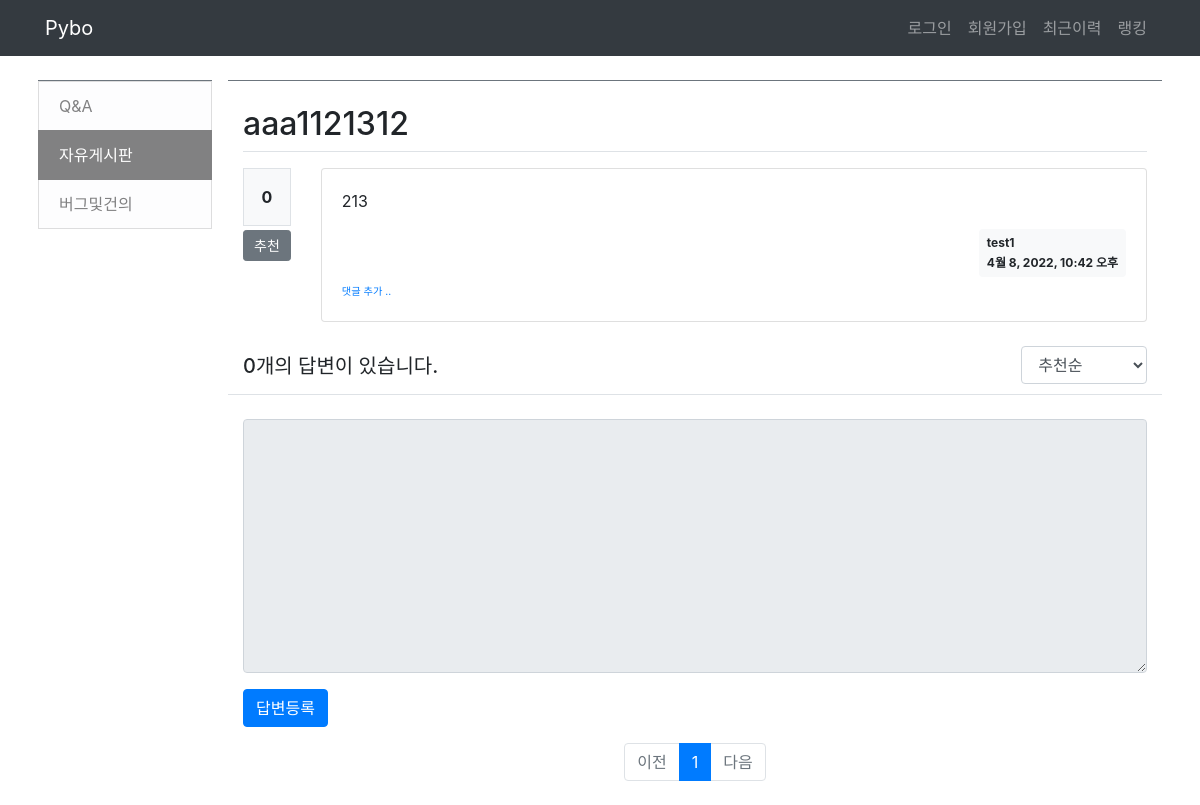
/pybo/question/detail/5/, run on an earlier commit of the app's database.
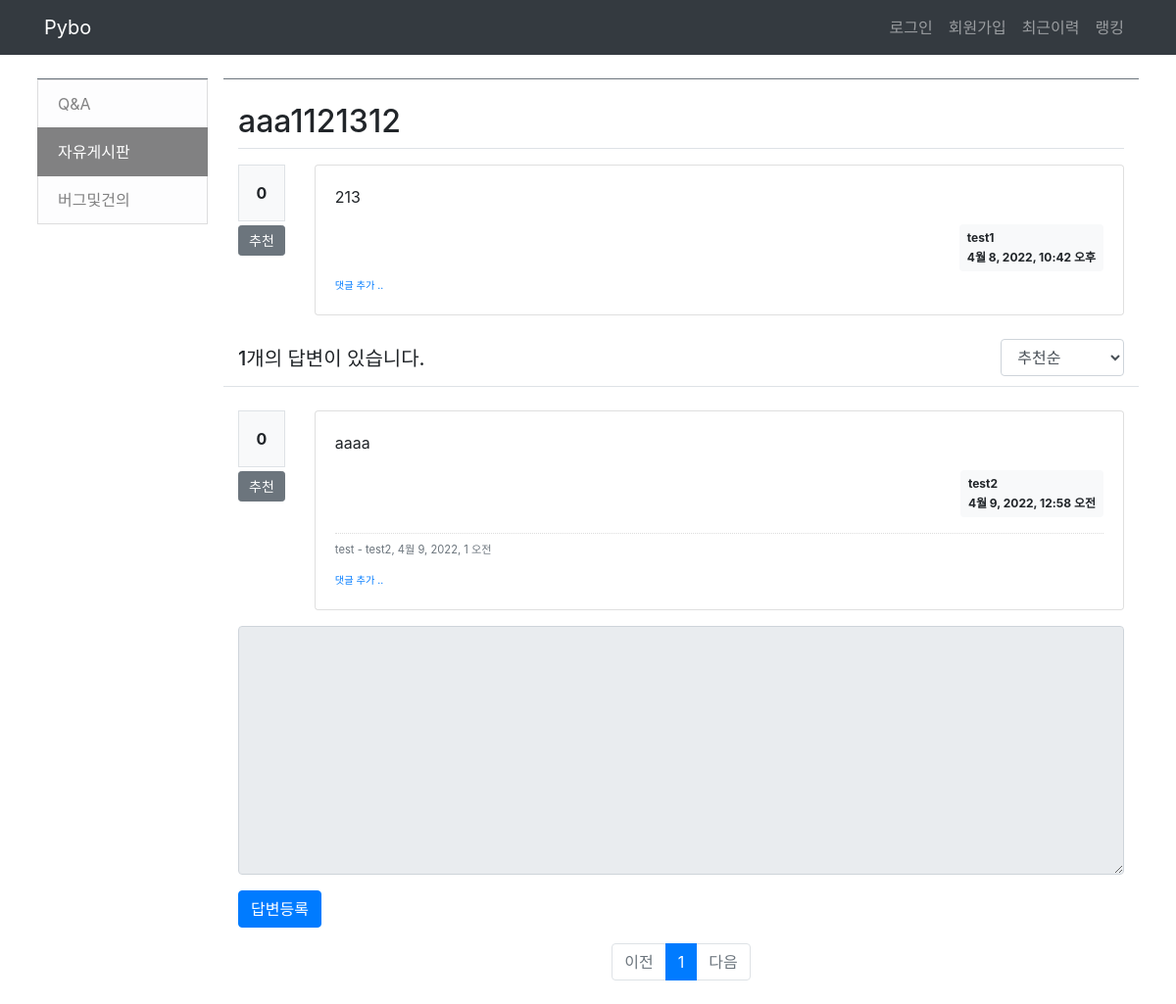
And on a later commit of the database.
### pybo/models.py (models this page shows, shortened)
class Question(models.Model):
    class Meta:
        ordering = ['id']
    author = models.ForeignKey(User, on_delete=models.CASCADE, related_name='author_question')
    subject = models.CharField(max_length=200)
    content = models.TextField()
    create_date = models.DateTimeField(auto_now_add=True, blank=True)
    modify_date = models.DateTimeField(null=True, blank=True)
    voter = models.ManyToManyField(User, related_name='voter_question', blank=True)
    category = models.ForeignKey(Category, on_delete=models.CASCADE, related_name='category_question')
    view_count = models.IntegerField(null=True, blank=True, default=0)
    notice = models.BooleanField(default=False)  # 공지사항 여부
    def get_absolute_url(self):
        return reverse('pybo:detail', args=[self.id])

class Answer(models.Model):
    author = models.ForeignKey(User, on_delete=models.CASCADE, related_name='author_answer')
    question = models.ForeignKey(Question, on_delete=models.CASCADE)
    content = models.TextField()
    create_date = models.DateTimeField()
    modify_date = models.DateTimeField(null=True, blank=True)
    voter = models.ManyToManyField(User, related_name='voter_answer')

class Comment(models.Model):
    author = models.ForeignKey(User, on_delete=models.CASCADE)
    content = models.TextField()
    create_date = models.DateTimeField()
    modify_date = models.DateTimeField(null=True, blank=True)
    question = models.ForeignKey(Question, null=True, blank=True, on_delete=models.CASCADE)
    answer = models.ForeignKey(Answer, null=True, blank=True, on_delete=models.CASCADE)

### pybo/views/base_views.py (the view)
# urls.py: path('question/detail/<int:question_id>/', base_views.detail, name='detail'),
def detail(request, question_id):
    question = get_object_or_404(Question, pk=question_id)
    page = request.GET.get('page', '1')
    so = request.GET.get('so', 'recommend')
    if so == 'recommend':
        answer_list = Answer.objects.filter(question=question).annotate(num_voter=Count('voter')).order_by('-num_voter', '-create_date')
    else:
        answer_list = Answer.objects.filter(question=question).order_by('-create_date')
    paginator = Paginator(answer_list, 5)
    page_obj = paginator.get_page(page)
    context = {'question': question, 'answer_list': page_obj, 'page': page, 'so': so, 'category': question.category}
    return render(request, 'pybo/question_detail.html', context)

### pybo/templatetags/pybo_filter.py (called while the page is built)
@register.filter()
def mark(value):
    extensions = ["nl2br", "fenced_code"]
    return mark_safe(markdown.markdown(value, extensions=extensions))

### templates/pybo/question_detail.html (shortened to what this page needs)
{% extends 'base.html' %}
{% load pybo_filter %}
{% block content %}
<div class="container my-3">
    <h2 class="border-bottom py-2">{{ question.subject }}</h2>
    <div class="row my-3">
        <div class="col-1">
            <div class="bg-light text-center p-3 border font-weight-bolder mb-1">{{question.voter.count}}</div>
            <a href="#" data-uri="{% url 'pybo:vote_question' question.id  %}"
               class="recommend btn btn-sm btn-secondary btn-block my-1">추천</a>
        </div>
        <div class="col-11">
            <div class="card">
                <div class="card-body">
                    <div class="card-text">{{ question.content|mark }}</div>
                    <div class="d-flex justify-content-end">
                        <div class="badge badge-light p-2 text-left">
                            <div class="mb-2">{{ question.author.username }}</div>
                            <div>{{ question.create_date }}</div>
                        </div>
                    </div>
                    <div>
                        <a href="{% url 'pybo:comment_create_question' question.id  %}"
                           class="small"><small>댓글 추가 ..</small></a>
                    </div>
                </div>
            </div>
        </div>
    </div>
    <div class="row justify-content-between border-bottom my-4">
        <div class="col-4 py-2">
            <h5>{{ question.answer_set.count}}개의 답변이 있습니다.</h5>
        </div>
        <div class="col-2">
            <select class="form-control so">
                <option value="recommend" {% if so == 'recommend' %}selected{% endif %}> 추천순 </option>
            </select>
        </div>
    </div>
    {% for answer in answer_list %}
    <div class="row my-3">
        <div class="col-1">
            <div class="bg-light text-center p-3 border font-weight-bolder mb-1">{{answer.voter.count}}</div>
            <a href="#" data-uri="{% url 'pybo:vote_answer' answer.id  %}"
                class="recommend btn btn-sm btn-secondary btn-block my-1">추천</a>
        </div>
        <div class="col-11">
            <div class="card">
                <div class="card-body">
                    <div class="card-text">{{ answer.content|mark }}</div>
                    <div class="d-flex justify-content-end">
                        <div class="badge badge-light p-2 text-left">
                            <div class="mb-2">{{ answer.author.username }}</div>
                            <div>{{ answer.create_date }}</div>
                        </div>
                    </div>
                    {% if answer.comment_set.count > 0 %}
                    <div class="mt-3">
                    {% for comment in answer.comment_set.all %}
                        <div class="comment py-2 text-muted">
                            <span style="white-space: pre-line;">{{ comment.content }}</span>
                            <span>
                                - {{ comment.author }}, {{ comment.create_date }}
                            </span>
                        </div>
                    {% endfor %}
                    </div>
                    {% endif %}
                    <div>
                        <a href="{% url 'pybo:comment_create_answer' answer.id  %}"
                           class="small"><small>댓글 추가 ..</small></a>
                    </div>
                </div>
            </div>
        </div>
    </div>
    {% endfor %}
    <form action="{% url 'pybo:answer_create' question.id %}" method="post" class="my-3">
        <div class="form-group">
            <textarea {% if not user.is_authenticated %}disabled{% endif %}
              name="content" id="content" class="form-control" rows="10"></textarea>
        </div>
        <input type="submit" value="답변등록" class="btn btn-primary">
    </form>
</div>
    <ul class="pagination justify-content-center">
        {% if answer_list.has_previous %}
        <li class="page-item">
            <a class="page-link" data-page="{{ answer_list.previous_page_number }}" href="#">이전</a>
        </li>
        {% else %}
        <li class="page-item disabled">
            <a class="page-link" tabindex="-1" aria-disabled="true" href="#">이전</a>
        </li>
        {% endif %}
        {% for page_number in answer_list.paginator.page_range %}
            {% if page_number >= answer_list.number|add:-5 and page_number <= answer_list.number|add:5 %}
                {% if page_number == answer_list.number %}
                <li class="page-item active" aria-current="page">
                    <a class="page-link" data-page="{{ page_number }}" href="#">{{ page_number }}</a>
                </li>
                {% else %}
                <li class="page-item">
                    <a class="page-link" data-page="{{ page_number }}" href="#">{{ page_number }}</a>
                </li>
                {% endif %}
            {% endif %}
        {% endfor %}
        {% if answer_list.has_next %}
        <li class="page-item">
            <a class="page-link" data-page="{{ answer_list.next_page_number }}" href="#">다음</a>
        </li>
        {% else %}
        <li class="page-item disabled">
            <a class="page-link" tabindex="-1" aria-disabled="true" href="#">다음</a>
        </li>
        {% endif %}
    </ul>
{% endblock %}

### templates/base.html (shortened to what this page needs)
{% load static %}
<!doctype html>
<html lang="ko">
<head>
    <link rel="stylesheet" type="text/css" href="{% static 'bootstrap.min.css' %}">
    <link rel="stylesheet" type="text/css" href="{% static 'style.css' %}">
    <link href="https://cdnjs.cloudflare.com/ajax/libs/font-awesome/6.1.1/css/all.min.css" rel="stylesheet">
</head>
<body>
{% include "navbar.html" %}
<div class="container mt-3">
    <div class="row">
        <div class="col-sm-12 col-md-3 col-lg-2 p-2">
            {% include "sidebar.html" %}
        </div>
        <div class="col-sm-12 col-md-9 col-lg-10 p-2">
            <div id="content" class="border-top border-secondary">
                <div class="content_block">
                    {% block content %}
                    {% endblock %}
                </div>
            </div>
        </div>
    </div>
</div>
</body>
</html>

### templates/navbar.html (shortened to what this page needs)
<nav class="navbar navbar-expand-lg navbar-dark bg-dark ">
    <div class="container">
        <a class="navbar-brand" href="{% url 'pybo:index' %}">Pybo</a>
        <div class="collapse navbar-collapse flex-grow-0" id="navbarNav">
            <ul class="navbar-nav ml-auto">
                <li class="nav-item">
                    {% if user.is_authenticated %}
                    <a class="nav-link" href="{% url 'common:logout' %}">{{ user.username }} (로그아웃)</a>
                    {% else %}
                    <a class="nav-link" href="{% url 'common:login' %}">로그인</a>
                    {% endif %}
                </li>
                <li class="nav-item">
                    <a class="nav-link" href="{% url 'common:signup' %}">회원가입</a>
                </li>
                <li class="nav-item">
                    <a class="nav-link" href="#">최근이력</a>
                </li>
                <li class="nav-item">
                    <a class="nav-link" href="#">랭킹</a>
                </li>
            </ul>
        </div>
    </div>
</nav>

### templates/sidebar.html
<nav id="sidebar" class="border-top border-secondary">
    <div class="list-group">
        <a class="rounded-0 list-group-item list-group-item-action list-group-item-light {% if category.name == 'qna'  %}active{% endif %}" href="{% url 'pybo:index' 'qna' %}">Q&A</a>
        <a class="rounded-0 list-group-item list-group-item-action list-group-item-light {% if category.name == 'free' %}active{% endif %}" href="{% url 'pybo:index' 'free' %}">자유게시판</a>
        <a class="rounded-0 list-group-item list-group-item-action list-group-item-light {% if category.name == 'bug' %}active{% endif %}" href="{% url 'pybo:index' 'bug' %}">버그및건의</a>
    </div>
</nav>

### static/style.css (style rules this page uses)
.comment { border-top:dotted 1px #ddd; font-size:0.7em; }

What changed in the data, as far as the page shows it:
computed for Question "aaa1121312": answer_set.count "0" → "1"
added Answer: voter.count "0", content|mark "aaaa", author.username "test2", create_date "4월 9, 2022, 12:58 오전"
added Comment: content "test", author "test2", create_date "4월 9, 2022, 1 오전"
